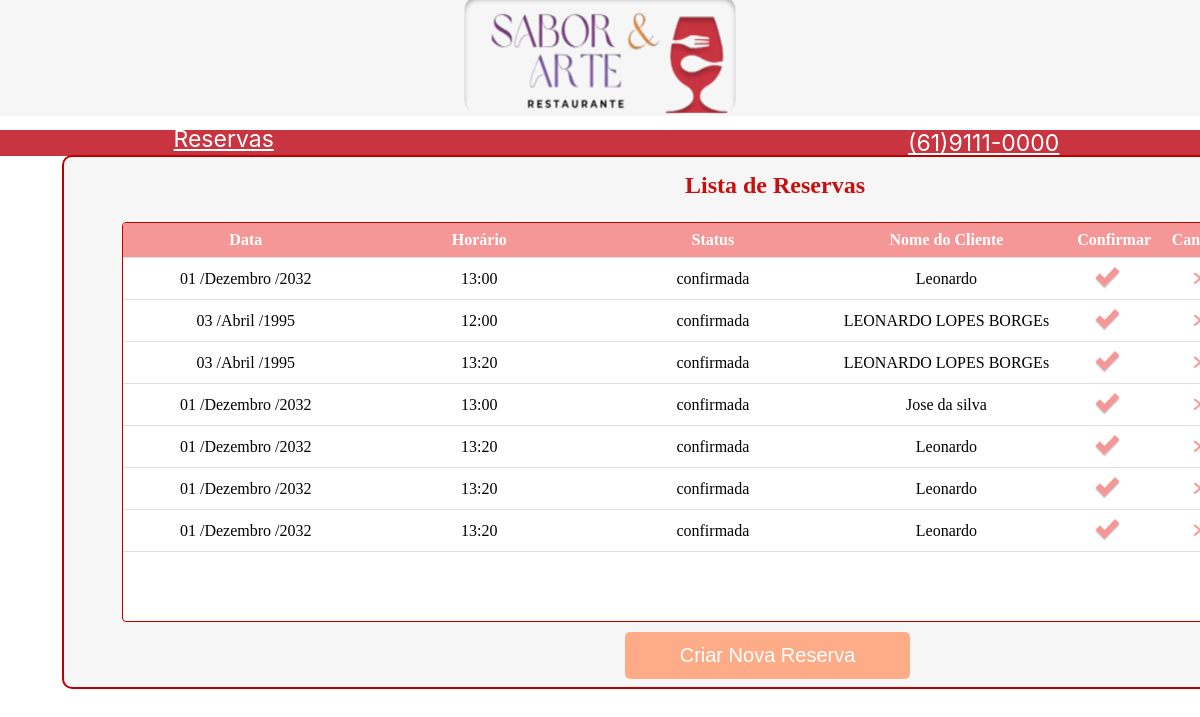
The app's page /, older data.
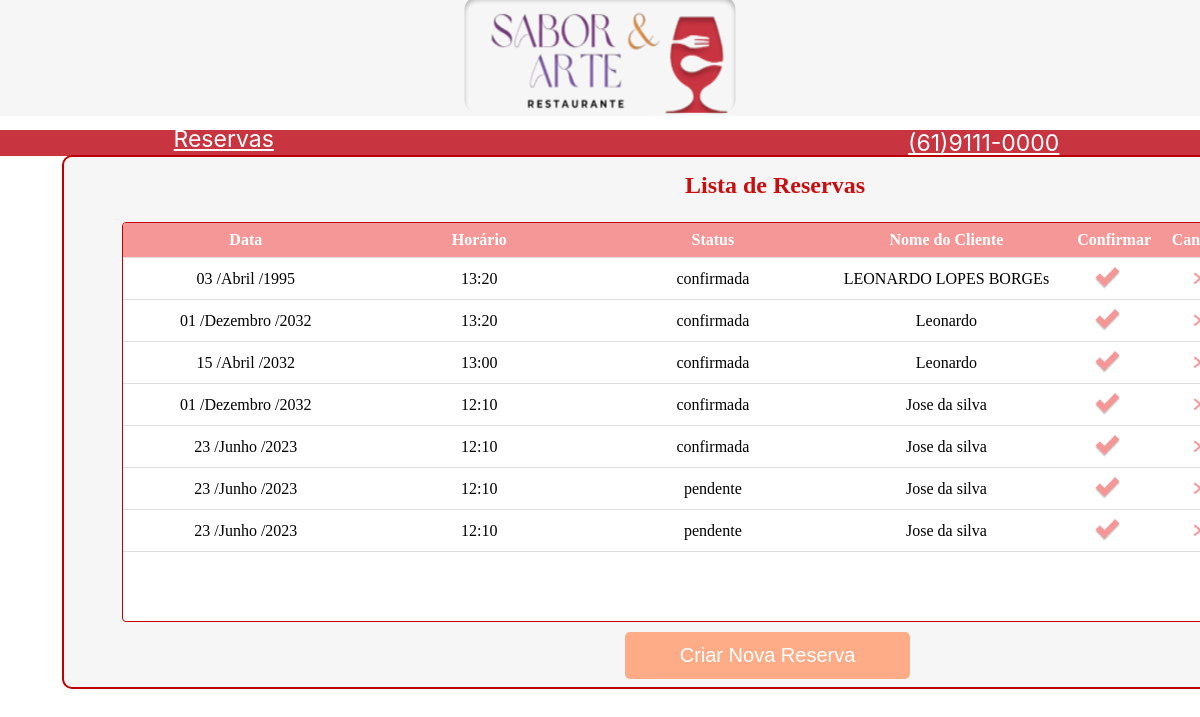
The same page, newer data.
### booking/models.py (models this page shows, shortened)
class Reserva(models.Model):
    STATUS_CHOICES = (
        ('pendente', 'Pendente'),
        ('confirmada', 'Confirmada'),
        ('cancelada', 'Cancelada'),
    )
    nome = models.CharField(max_length=100)
    email = models.EmailField()
    numero_pessoas = models.PositiveIntegerField()
    data = models.DateField()
    horario = models.TimeField()
    mesas_reservadas = models.IntegerField(default=0)
    status = models.CharField(max_length=10, choices=STATUS_CHOICES, default='pendente')
    chegada_confirmada = models.BooleanField(default=False)
    objects = models.Manager()

### booking/views.py (the view)
# urls.py: path('', views.listar_reservas, name='listar_reservas'),
def listar_reservas(request):
    reservas = Reserva.objects.all()
    return render(request, "listar_reservas.html", {"reservas": reservas})

### booking/templates/listar_reservas.html (shortened to what this page needs)
{% load static %}
{% block content %}
{% include 'header.html' %}
{% load i18n %}
<main class="main-container">
  <div class="content-container">
    <h2>Lista de Reservas</h2>
    {% if reservas %}
    <table class="table">
      <thead class="num">
        <tr>
          <th>Data</th>
          <th>Horário</th>
          <th>Status</th>
          <th>Nome do Cliente</th>
          <th class="agei">Confirmar</th>
          <th class="agei">Cancelar</th>
        </tr>
      </thead>
      <tbody>
        {% for reserva in reservas %}
        <tr>
          {% load i18n %}
          <td>
            {{ reserva.data|date:"d /F /Y" }}
        </td>
          <td>{{ reserva.horario }}</td>
          <td>{{ reserva.status }}</td>
          <td class="name">{{ reserva.nome }}</td>
          <td class="agei">
            <a class="lis" href="{% url 'confirmar_chegada' reserva.id %}">
              <img class="img" src="{% static 'images/check.png' %}" alt="Logo do Meu Restaurante">
            </a>
          </td>
          <td class="agei">
            <a class="lis" href="{% url 'cancelar_reserva' reserva.id %}">
              <img class="img" src="{% static 'images/close.png' %}" alt="Logo do Meu Restaurante">
            </a>
          </td>
        </tr>
        {% empty %}
        <tr>
          <td colspan="5">Nenhuma reserva encontrada.</td>
        </tr>
        {% endfor %}
      </tbody>
    </table>
    <button class="cris">
        <a class="cri" href="{% url 'criar_reserva' %}">Criar Nova Reserva</a>
    </button>
    {% else %}
    <p class="anuncio">Nenhuma reserva encontrada.</p>
    <button class="cris">
      <a class="cri" href="{% url 'criar_reserva' %}">Criar Nova Reserva</a>
    </button>
    {% endif %}
  </div>
</main>
{% endblock %}

Row changes from the older to the newer data that the page shows:
removed Reserva: data "01 /Dezembro /2032", horario "13:00", status "confirmada", nome "Leonardo"
removed Reserva: data "03 /Abril /1995", horario "12:00", status "confirmada", nome "LEONARDO LOPES BORGEs"
removed Reserva: data "01 /Dezembro /2032", horario "13:00", status "confirmada", nome "Jose da silva"
removed Reserva: data "01 /Dezembro /2032", horario "13:20", status "confirmada", nome "Leonardo"
removed Reserva: data "01 /Dezembro /2032", horario "13:20", status "confirmada", nome "Leonardo"
added Reserva: data "15 /Abril /2032", horario "13:00", status "confirmada", nome "Leonardo"
added Reserva: data "01 /Dezembro /2032", horario "12:10", status "confirmada", nome "Jose da silva"
added Reserva: data "23 /Junho /2023", horario "12:10", status "confirmada", nome "Jose da silva"
added Reserva: data "23 /Junho /2023", horario "12:10", status "pendente", nome "Jose da silva"
added Reserva: data "23 /Junho /2023", horario "12:10", status "pendente", nome "Jose da silva"
